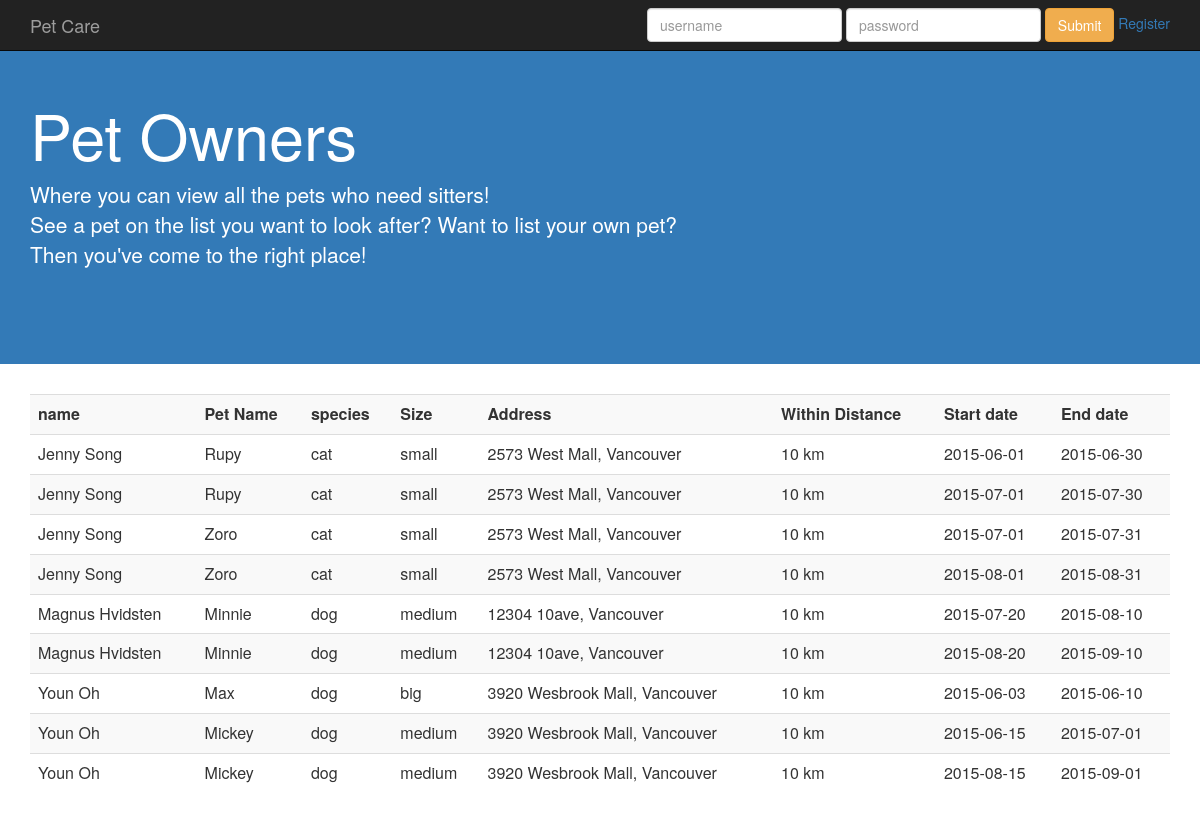
Page /user/owner.php on the committed database.
### tables this page shows
CREATE TABLE AccommodationRequest
(OwnerID       	Char(20),
 PetID 			INTEGER, 
 RequestID 		INTEGER,
 WithinDistance 		REAL NOT NULL, 
 StartDate 		DATE NOT NULL, 
 EndDate 		DATE NOT NULL, 
 primary key(PetID, RequestID),
 foreign key(OwnerID, PetID) references OwnsPet(OwnerID, PetID)
 	ON DELETE CASCADE
	ON UPDATE CASCADE);

CREATE TABLE User
(UserID 	CHAR(20) NOT NULL,
 Password 	CHAR(20) NOT NULL, 
 Name 		CHAR(20) NOT NULL, 
 Address 	CHAR(50) NOT NULL,
 PhoneNum 	CHAR(15) NOT NULL,
 primary key (UserID));

CREATE TABLE OwnsPet
	(OwnerID 	Char(20), 
 PetID 		INTEGER, 
 PetName 	CHAR(20) NOT NULL,
 Size 		CHAR(20) NOT NULL,
 Species	CHAR(20) NOT NULL,
 primary key (OwnerID,PetID),
 foreign key(OwnerID) references PetOwner(OwnerID)
 	ON DELETE CASCADE
	ON UPDATE CASCADE);

### user/owner.php (the view, shortened to what this page needs)
<?php
	function getAccommodationRequest() {
		try{
			$db = new PDO("mysql:host=localhost;dbname=fantastic304;port=3306","root");
			$sql = 'SELECT Name, PetName, Species, Size, Address, WithinDistance, StartDate, EndDate, a.RequestID as RequestID, a.PetID as PetID, a.OwnerID as OwnerID
					FROM AccommodationRequest a, OwnsPet op, PetOwner po, User u
					WHERE a.OwnerID = op.OwnerID and op.OwnerID = po.OwnerID and po.OwnerID = u.UserID and a.PetID = op.PetID and NOT EXISTS (SELECT * FROM ContractToOwner c WHERE Status=1 and c.RequestID = a.RequestID and c.PetID = a.PetID)';
			echo '<table class="table table-striped">';
			echo '<th>name</th>';
			echo '<th>';
			echo "Pet Name";
			echo '</th>';
			echo '<th>';
			echo "species";
			echo '</th>';
			echo '<th>';
			echo "Size";
			echo '</th>';
			echo '<th>';
			echo "Address";
			echo '</th>';
			echo '<th>';
			echo "Within Distance";
			echo '</th>';
			echo '<th>';
			echo "Start date";
			echo '</th>';
			echo '<th>';
			echo "End date";
			echo '</th>';
			foreach($db->query($sql) as $row){
				echo '<tr>';
				echo '<td>';
				echo $row['Name'];
				echo '</td>';
				echo '<td>';
				echo $row['PetName'];
				echo '</td>';
				echo '<td>';
				echo $row['Species'];
				echo '</td>';
				echo '<td>';
				echo $row['Size'];
				echo '</td>';
				echo '<td>';
				echo $row['Address'];
				echo '</td>';
				echo '<td>';
				echo $row['WithinDistance'];
				echo ' km</td>';
				echo '<td>';
				echo $row['StartDate'];
				echo '</td>';
				echo '<td>';
				echo $row['EndDate'];
				echo '</td>';
			}
			echo '</table>';
		} catch(Exception $e){
		echo "Could not connect to the database";
		exit;
		}
	}
?>
<head>
	<link rel="stylesheet" href="../bootstrap.min.css">
</head>
<body>
	<?php include '../include/header.php' ?>
	<div style="padding: 80px 0; background-color:337ab7; !important" class="jumbotron">
  		<div class="container">
  			<h1 style="color:white">Pet Owners</h1>
  			<p style="color:white">Where you can view all the pets who need sitters! </br>
  									See a pet on the list you want to look after? Want to list your own pet?</br>
  									Then you've come to the right place!</p>
  		</div>
	</div>
	<div class="container">
		<?php getAccommodationRequest(); ?>
	</div>
</body>

### rows in the picture
accommodationrequest: user.Name "Jenny Song", ownspet.PetName "Rupy", ownspet.Species "cat", ownspet.Size "small", user.Address "2573 West Mall, Vancouver", WithinDistance "10", StartDate "2015-06-01", EndDate "2015-06-30"
accommodationrequest: user.Name "Jenny Song", ownspet.PetName "Rupy", ownspet.Species "cat", ownspet.Size "small", user.Address "2573 West Mall, Vancouver", WithinDistance "10", StartDate "2015-07-01", EndDate "2015-07-30"
accommodationrequest: user.Name "Jenny Song", ownspet.PetName "Zoro", ownspet.Species "cat", ownspet.Size "small", user.Address "2573 West Mall, Vancouver", WithinDistance "10", StartDate "2015-07-01", EndDate "2015-07-31"
accommodationrequest: user.Name "Jenny Song", ownspet.PetName "Zoro", ownspet.Species "cat", ownspet.Size "small", user.Address "2573 West Mall, Vancouver", WithinDistance "10", StartDate "2015-08-01", EndDate "2015-08-31"
accommodationrequest: user.Name "Magnus Hvidsten", ownspet.PetName "Minnie", ownspet.Species "dog", ownspet.Size "medium", user.Address "12304 10ave, Vancouver", WithinDistance "10", StartDate "2015-07-20", EndDate "2015-08-10"
accommodationrequest: user.Name "Magnus Hvidsten", ownspet.PetName "Minnie", ownspet.Species "dog", ownspet.Size "medium", user.Address "12304 10ave, Vancouver", WithinDistance "10", StartDate "2015-08-20", EndDate "2015-09-10"
accommodationrequest: user.Name "Youn Oh", ownspet.PetName "Max", ownspet.Species "dog", ownspet.Size "big", user.Address "3920 Wesbrook Mall, Vancouver", WithinDistance "10", StartDate "2015-06-03", EndDate "2015-06-10"
accommodationrequest: user.Name "Youn Oh", ownspet.PetName "Mickey", ownspet.Species "dog", ownspet.Size "medium", user.Address "3920 Wesbrook Mall, Vancouver", WithinDistance "10", StartDate "2015-06-15", EndDate "2015-07-01"
accommodationrequest: user.Name "Youn Oh", ownspet.PetName "Mickey", ownspet.Species "dog", ownspet.Size "medium", user.Address "3920 Wesbrook Mall, Vancouver", WithinDistance "10", StartDate "2015-08-15", EndDate "2015-09-01"
